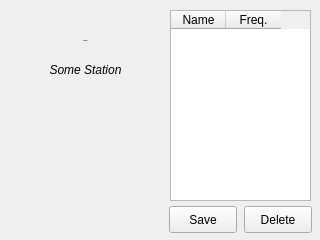
<?xml version="1.0" encoding="UTF-8"?>
<ui version="4.0">
 <class>CRadioWidget</class>
 <widget class="QWidget" name="CRadioWidget">
  <property name="geometry">
   <rect>
    <x>0</x>
    <y>0</y>
    <width>320</width>
    <height>240</height>
   </rect>
  </property>
  <property name="windowTitle">
   <string>Form</string>
  </property>
  <widget class="QTableWidget" name="stationsList">
   <property name="geometry">
    <rect>
     <x>170</x>
     <y>10</y>
     <width>141</width>
     <height>191</height>
    </rect>
   </property>
   <property name="gridStyle">
    <enum>Qt::DotLine</enum>
   </property>
   <property name="columnCount">
    <number>2</number>
   </property>
   <attribute name="horizontalHeaderDefaultSectionSize">
    <number>55</number>
   </attribute>
   <column>
    <property name="text">
     <string>Name</string>
    </property>
   </column>
   <column>
    <property name="text">
     <string>Freq.</string>
    </property>
   </column>
  </widget>
  <widget class="QPushButton" name="pushButton">
   <property name="geometry">
    <rect>
     <x>70</x>
     <y>100</y>
     <width>31</width>
     <height>31</height>
    </rect>
   </property>
   <property name="text">
    <string/>
   </property>
   <property name="icon">
    <iconset>
     <normalon>:/Resources/EventsIcons/music-icon.png</normalon>
    </iconset>
   </property>
   <property name="flat">
    <bool>true</bool>
   </property>
  </widget>
  <widget class="QLabel" name="lblFreq">
   <property name="geometry">
    <rect>
     <x>20</x>
     <y>20</y>
     <width>131</width>
     <height>41</height>
    </rect>
   </property>
   <property name="font">
    <font>
     <family>Ubuntu</family>
     <pointsize>-1</pointsize>
     <weight>87</weight>
     <italic>false</italic>
     <bold>true</bold>
    </font>
   </property>
   <property name="styleSheet">
    <string notr="true">font: 700 28px &quot;Ubuntu&quot;;</string>
   </property>
   <property name="text">
    <string>800 MHz</string>
   </property>
   <property name="alignment">
    <set>Qt::AlignCenter</set>
   </property>
  </widget>
  <widget class="QLabel" name="lblName">
   <property name="geometry">
    <rect>
     <x>10</x>
     <y>60</y>
     <width>151</width>
     <height>20</height>
    </rect>
   </property>
   <property name="styleSheet">
    <string notr="true">font:italic;</string>
   </property>
   <property name="text">
    <string>Some Station</string>
   </property>
   <property name="alignment">
    <set>Qt::AlignCenter</set>
   </property>
  </widget>
  <widget class="QPushButton" name="btnSave">
   <property name="geometry">
    <rect>
     <x>169</x>
     <y>206</y>
     <width>68</width>
     <height>27</height>
    </rect>
   </property>
   <property name="text">
    <string>Save</string>
   </property>
  </widget>
  <widget class="QPushButton" name="btnDel">
   <property name="geometry">
    <rect>
     <x>244</x>
     <y>206</y>
     <width>68</width>
     <height>27</height>
    </rect>
   </property>
   <property name="text">
    <string>Delete</string>
   </property>
  </widget>
 </widget>
 <resources/>
 <connections/>
</ui>
